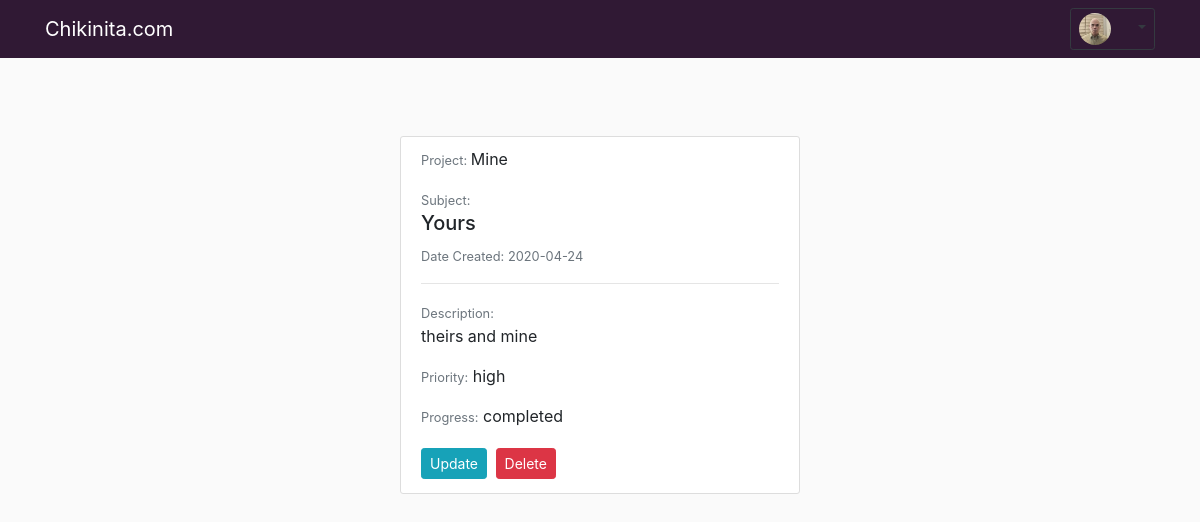
Page /bug/2 (signed in) on the committed database.
### app/models.py (models this page shows, shortened)
class User(UserMixin, db.Model):
    id = db.Column(db.Integer, primary_key=True)
    username = db.Column(db.String(64), index=True, unique=True)
    email = db.Column(db.String(120), index=True, unique=True)
    image_file = db.Column(db.String(20), nullable=False, default='default.png')
    password_hash = db.Column(db.String(128))
    trackers = db.relationship('Tracker', backref='author', lazy='dynamic')
    last_seen = db.Column(db.DateTime, nullable=True, default=datetime.utcnow)
    def __repr__(self):
        return f"User('{self.username}', '{self.email}', '{self.image_file}, '{self.last_seen}')"

class Tracker(db.Model):
    id = db.Column(db.Integer, primary_key=True)
    project = db.Column(db.String(60), nullable=False)
    subject = db.Column(db.String(140), nullable=False)
    content = db.Column(db.String(300), nullable=False)
    priority = db.Column(db.String(16), nullable=False)
    progress = db.Column(db.String(16), nullable=False)
    date_created = db.Column(db.DateTime, default=datetime.utcnow)
    user_id = db.Column(db.Integer, db.ForeignKey('user.id'))

### app/main/routes.py (the view)
@bp.route("/bug/<int:track_id>")
def bug(track_id):
    bug = Tracker.query.get_or_404(track_id)
    return render_template('bug.html', title=bug.subject, bug=bug)

### app/main/routes.py (called while the page is built)
@bp.before_request
def before_request():
    if current_user.is_authenticated:
        current_user.last_seen = datetime.utcnow()
        db.session.commit()

### app/models.py (called while the page is built)
@login.user_loader
def load_user(id):
    return User.query.get(int(id))

### app/templates/bug.html (shortened to what this page needs)
{% extends "base.html" %}
{% block content %}
    <article class="media content-section">
        <div class="media-body">
            <div class="article-metadata">
                <p class="article label"><small class="text-muted">Project: </small>{{ bug.project.title() }}</p>
                <small class="text-muted">Subject:</small>
                <h5 class="article-content">{{ bug.subject.title() }}</h5>
                <small class="text-muted">Date Created: {{ bug.date_created.strftime('%Y-%m-%d') }}</small><hr>
                    <p class="article-label">
                    <small class="text-muted">Description:</small><br>
                    {{ bug.content }}</p>
                    <p class="article-content">
                        <small class="text-muted">Priority:</small> {{ bug.priority }}</p>
                        <small class="text-muted">Progress:</small>  {{ bug.progress }}</p>
                </div>
                <div>
                    <a class="btn btn-info btn-sm mt-1 mb-1" href="{{ url_for('main.update_bug', track_id=bug.id) }}">Update</a>
                    <button type="button", class="btn btn-danger btn-sm m-1" data-toggle="modal" data-target="#deleteModal">Delete</button>
                </div>
    </article>
{% endblock content %}

### app/templates/base.html (shortened to what this page needs)
<!DOCTYPE html>
<html lang="en">
<head>
  <link rel="stylesheet" href="https://maxcdn.bootstrapcdn.com/bootstrap/4.4.1/css/bootstrap.min.css">
  <link href="{{ url_for('static', filename='main.css') }}" rel="stylesheet">
</head>
<body>
  <nav class="navbar navbar-expand-lg navbar-dark bg-dark_purple fixed-top">
    <div class="container">
      <a class="navbar-brand" href="{{ url_for('main.index') }}">Chikinita.com</a>
        {% if current_user.is_anonymous %}
        {% else %}
          <div class="dropdown">
            <button type="button" class="btn dropdown-toggle btn-sm btn-outline-dark" data-toggle="dropdown">
            <img class="rounded-circle small-image img-fluid"
            src="{{ url_for('static', filename='profile_pics/' + current_user.image_file) }}">
            <span class="sr-only">(current)</span></button>
          </div>
        {% endif %}
      </nav>
<div class="container">
  {% block content %}
  {% endblock %}
</div>
    </body>
    </html>

### app/static/main.css (style rules this page uses)
body { padding-top: 56px; background-color: #fafafa; margin-top: 5rem; font-size: 1em; }
.bg-dark_purple { background-color: #301934; }
.content-section { background: #ffffff; padding: 10px 20px; border: 1px solid #dddddd; border-radius: 3px; margin-bottom: 20px; margin-left: auto; margin-right: auto; width: auto; max-width: 25em; }
.small-image { height: 32px; width: 32px; margin-right: 20px; vertical-align: middle; }

### rows in the picture
User: image_file (picture)
Tracker: project "Mine", subject "Yours", date_created "2020-04-24", content "theirs and mine", priority "high", progress "completed"
